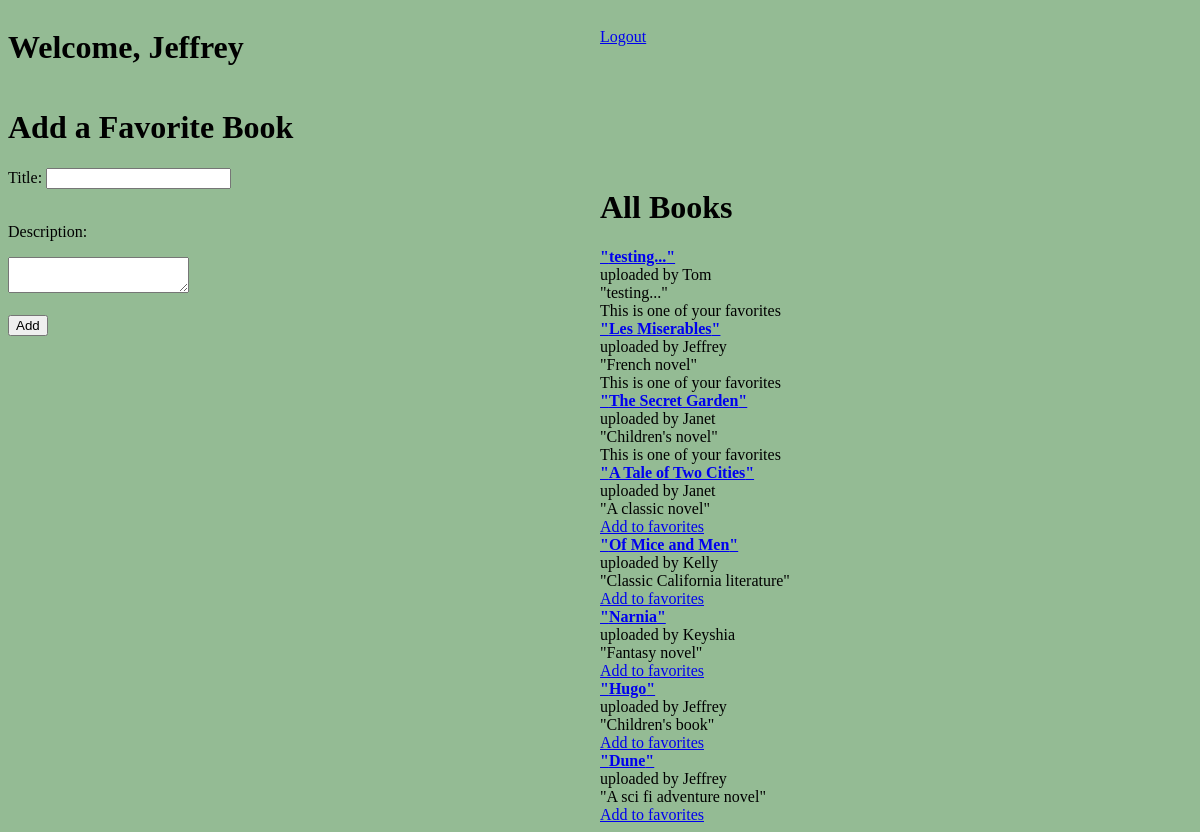
The page /books (signed in) on the database as committed earlier.
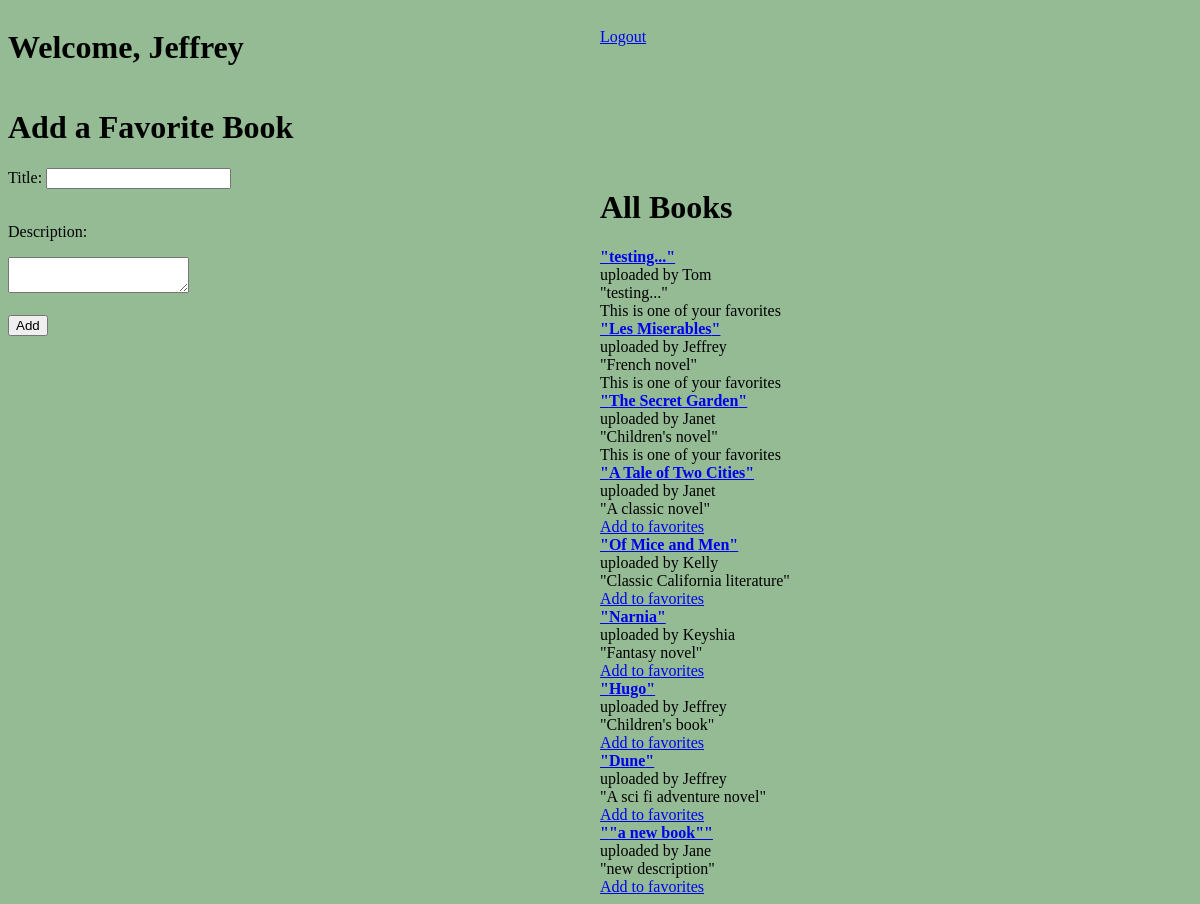
The same page on the database as committed later.
### favorite_books_app/models.py (models this page shows)
class Book(models.Model):
    title = models.CharField(max_length= 255)
    author = models.CharField(max_length=255)
    description = models.TextField()
    created_at = models.DateTimeField(auto_now_add=True)
    updated_at = models.DateTimeField(auto_now=True)
    upload_status = models.ForeignKey(User, related_name="books", on_delete = models.CASCADE, null = True)
    users = models.ManyToManyField(User, related_name="Books")
    objects = BookManager()

class User(models.Model):
    first_name = models.CharField(max_length=255)
    last_name = models.CharField(max_length=255)
    email = models.EmailField(max_length=255)
    password = models.CharField(max_length=255)
    updated_at = models.DateTimeField(auto_now=True)
    created_at = models.DateTimeField(auto_now_add = True)
    objects = UserManager()

### favorite_books_app/views.py (the view)
# urls.py: path('books', views.books),
def books(request):
    if 'user_id' not in request.session:
        return redirect('/')
    this_user = User.objects.filter(id = request.session['user_id'])
    context = {
        "current_user" : this_user[0], #grabs from session rather than database to prevent refreshing into login
        "all_books": Book.objects.all(),
        }
    return render(request, "add_book.html", context)

### favorite_books_app/templates/add_book.html (shortened to what this page needs)
<!DOCTYPE html>
<html lang = "en">
<head>
    {% load static %}
    <link rel="stylesheet" href="{% static 'background-color.css' %}">
</head>
<body>
<header id="add-header">
    <h1 id="welcome-add">Welcome, {{ current_user.first_name }}</h1>
    <a id = "logout-add" href="/logout">Logout</a>
</header>
<h1>Add a Favorite Book</h1>
    <div id="add-book-container">
        <form action="/check_book" method='POST' id="add-form">
            <label for="title">Title:</label>
            <input class="title" type="text" name = "title">
            <br><br>
            <p id = "description">Description:</p>
            <textarea name="description"></textarea>
            <br><br>
            <input type="submit" value="Add" id = "button">
        </form>
        <div id="all-books-add">
            <h1>All Books </h1>
                {% for book in all_books %}
                    {% if current_user.first_name == book.upload_status.first_name and current_user in book.users.all %}
                        <a class = "bold" href = "/was_favorited_check/{{ book.id }}">"{{ book.title }}"</a>
                        <p class = "sub"> uploaded by {{ book.upload_status.first_name}}</p>
                        <p class = "sub">"{{ book.description }}"</p>
                        <p class = "sub" class="italics">This is one of your favorites</p>
                    {% elif current_user in book.users.all %}
                        <a class = "bold" href = "/was_favorited_check/{{ book.id }}">"{{ book.title }}"</a>
                        <p class = "sub"> uploaded by {{ book.upload_status.first_name}}</p>
                        <p class = "sub">"{{ book.description }}"</p>
                        <p class = "sub" class="italics">This is one of your favorites</p>
                    {% else %}
                        <a class = "bold" href = "/was_favorited_check/{{ book.id }}">"{{ book.title }}"</a>
                        <p class = "sub"> uploaded by {{ book.upload_status.first_name}}</p>
                        <p class = "sub">"{{ book.description }}"</p>
                        <div id="view-links">
                        <a href = "/add_favorite_book/{{ book.id }} ">Add to favorites</a>
                        </div>
                    {% endif %}
                {% endfor %}
        </div>
    </div>
</body>
</html>

Rows that differ between the two databases and show on the page:
added Book: title "\"a new book\"", upload_status.first_name "Jane", description "new description"
